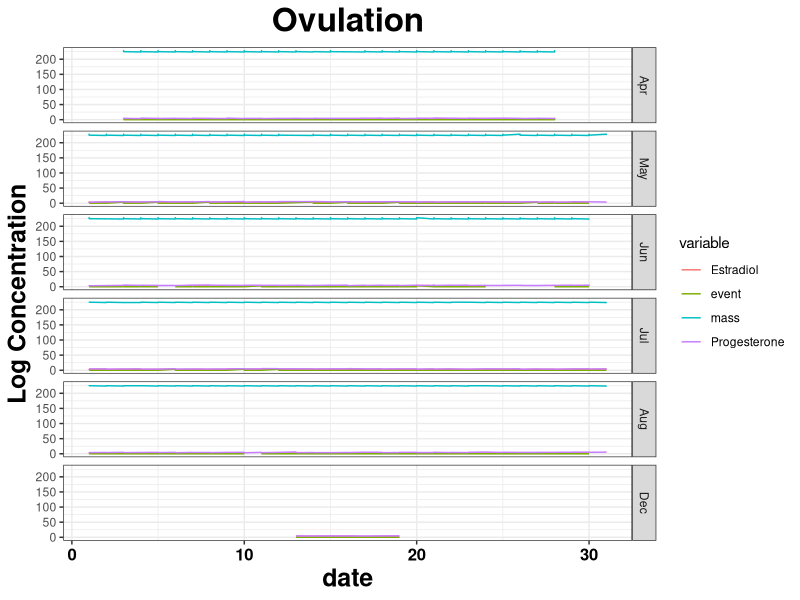
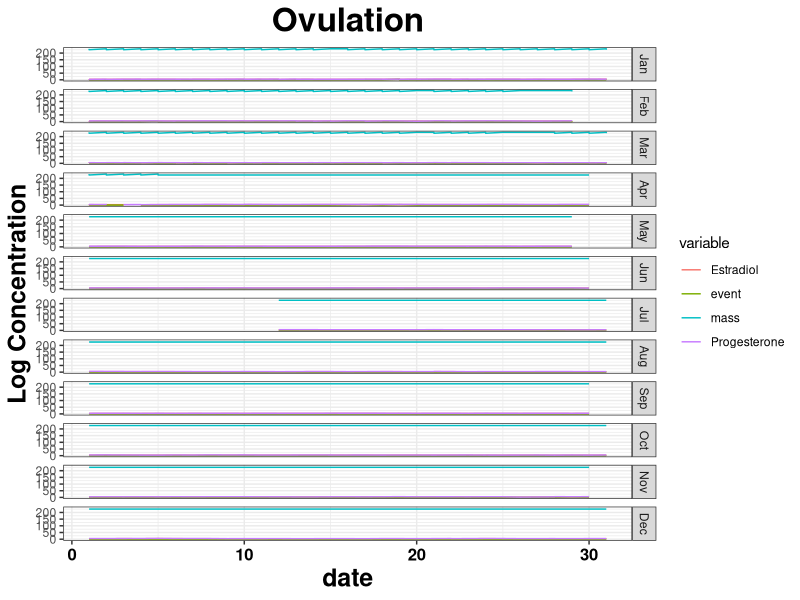

Write the R code that produced these figures, in order. (Note: this script raises an error after producing the figures.)
## Remove any existing dataset
## or analysis from your 
## workspace 
rm(list=ls())

#options(warn=-1)

### Load libraries
require(data.table)
require(lubridate)
require(ggplot2)

### Change your directory
#setwd("C:/Users/stuwe/OneDrive - University of Arizona/Desktop/MGRS stats results/Stat analysis from stat lab")
 


###  Read different squirrel file"
#Start multifemale approach
#readdata
squirrel <- fread("all_females_a.csv",data.table = F,)


#squirrel <- fread( "Physiology only stat files/mphys_ra.csv",
 #                 data.table = F)
#squirrel<- read.csv(file="mphys_ra.csv")
### manipulate date 
squirrel$date <- as.Date(squirrel$date,format = '%m/%d/%Y')
squirrel$year <- year(squirrel$date)
squirrel$months <- month(squirrel$date, label = T)
squirrel$day <- day(squirrel$date)
 
## Log Transformation
names(squirrel)[c(4,5)] <- c('Estradiol','Progesterone')
squirrel$Estradiol <- log(squirrel$Estradiol)
squirrel$Progesterone <- log(squirrel$Progesterone)

### Split year to year 
year2015 = squirrel[squirrel$year == 2015, -6]
year2016 = squirrel[squirrel$year == 2016, -6]
year2017 = squirrel[squirrel$year == 2017, -6]

################################################################################################
################################################################################################
################################################################################################
##
##
## Functions to analyze Data
##

##################################
## localMaxima : identifies peaks
##               in the data
##################################

localMaxima <- function(x) {
  # Use -Inf instead if x is numeric (non-integer)
  y <- diff(c(-.Machine$integer.max, x)) > 0L
  rle(y)$lengths
  y <- cumsum(rle(y)$lengths)
  y <- y[seq.int(1L, length(y), 2L)]
  if (x[[1]] == x[[2]]) {
    y <- y[-1]
  }
  y
}

##################################
## analyze_yearly_trends :
## - compares yearly estradiol
##   and progesterone values
## - plots peaks and events 
##################################

analyze_yearly_trends <- function(m1, lag=0, cutoff_Estradiol=500,
                                  cutoff_Progesterone=100, year='2015',
                                  up_pro=100,
                                  bot_pro=1,
                                  up_est=500,
                                  bot_est=15){
  ### Detect events 
  estra_max <- numeric(nrow(m1))
  estra_max[localMaxima(m1$Estradiol)] <- 1 
  estra_max[which(m1$Estradiol < log(cutoff_Estradiol))] <- 0
  
  proge_max <- numeric(nrow(m1))
  proge_max[localMaxima(m1$Progesterone)] <- 1
  proge_max[which(m1$Progesterone < log(cutoff_Progesterone))] <- 0
  
  event <- numeric(nrow(m1))
  
  for(i in 1:length(event)){
      if( estra_max[i]==1 & sum(proge_max[i:(i+lag)])>0 &
          day(m1$date[i+lag]) - day(m1$date[i]) <= lag){
        #event[i:(i+lag)] <- 1
        event[i] <- 1
      }
    }
    
  max_mat <- data.frame(estra_max, proge_max, event)
  
  ### Plot all events
  plot(m1$date, m1$Progesterone, type='l', ylim=c(4,9), lwd=2, col='green', 
       main=paste('Estradiol ~ Progesterone',year,sep=':'), xlab='Day',ylab='Log Concentration')
  lines(m1$date, m1$Estradiol, type='l', lwd=2, col='blue')
  event <- m1$Estradiol * max_mat$event
  event2 <- m1$Progesterone * max_mat$event
  
  points(m1$date, event, col='red', lwd=5)
  points(m1$date, event2, col='red',lwd=5)
  
  segments(x0 =m1$date , y0 = event2, x1 = m1$date, y1=event, lwd=2, lty=2, col='red' )
  legend('topright', c('Estradiol','Progesterone','Ovulation'),
         col=c('blue','green','red'), lwd=2, pch=c(1,1,1), cex=0.8)
  
  abline(h=log(up_est), lty=2, lwd=2)
  abline(h=log(bot_est), lty=2, lwd=2)
  
  abline(h=log(up_pro), lty=2, col='brown', lwd=2)
  abline(h=log(bot_pro), lty=2, col='brown', lwd=2)
  
  legend('topleft', c(paste('Estr', c(up_est,bot_est),sep='=')), lty=2, col='black', lwd=2)
  legend('bottomleft',c(paste('Proge', c(up_pro,bot_pro),sep='=')), lty=2, col='brown', lwd=2)
  
}

##################################
## analyze_monthly_trends :
## - compares monthly estradiol
##   and progesterone values
## - plots peaks and events 
##################################

analyze_monthly_trends <- function(m1, lag=0, cutoff_Estradiol=400, 
                                   cutoff_Progesterone=70){
  ### Detect events -a third line of code was added to detect progesterone for two days
  estra_max <- numeric(nrow(m1))
  estra_max[localMaxima(m1$Estradiol)] <- 1 
  estra_max[which(m1$Estradiol < log(cutoff_Estradiol))] <- 0
  
  proge_max <- numeric(nrow(m1))
  proge_max[localMaxima(m1$Progesterone)] <- 1
  proge_max[which(m1$Progesterone < log(cutoff_Progesterone))] <- 0
  
  event <- numeric(nrow(m1))
  #cat("starting vaule of event",event,"\n") debugging code
  df = data.frame(estra_max,
                  proge_max,
                  m1$date)
  for(i in 1:length(event)){
    date_search = min(i+lag, length(event))
    
    if( estra_max[i]==1 & sum(proge_max[i:(i+lag)])>0 &
        day(m1$date[date_search]) - day(m1$date[i]) <= lag){
      event[i] <- 1
      #event[i:(i+lag)] <- 1
      
    }
  }
  
  df$event <- event
  
  event <- m1$Estradiol * event
#  cat("event after multiplication",event,"\n") debugging code
  max_mat <- data.frame(estra_max, proge_max, event)
  
  
  ### Do monthly panel plots
  m1$event <- event
  #newM1 = melt(m1,id.vars = c('id','day','date','months','year'))
  newM1 <- tidyr::pivot_longer(data=m1,cols=-c('ID','day','date','months','year'),
                               names_to="variable",values_to ="value")
  p1 = ggplot(newM1, aes(x = day, value, col=variable)) + geom_line() + facet_grid(months~.) + 
    theme_bw() +    theme(
      plot.title = element_text(color="black", size=24, face="bold", hjust = 0.5),
      axis.title.x = element_text(color="black", size=18, face="bold"),
      axis.title.y = element_text(color="black", size=18, face="bold"),
      axis.text.x = element_text(color="black", size=12, face="bold")) +
    ggtitle('Ovulation') + xlab('date') + ylab('Log Concentration')
  
  ### Look at time between peaks
  time_between_peaks <- diff(which(event > 0 ))
#  cat("about to look at event...\n") debugging code
  if(sum(event>0,na.rm=TRUE) < 5){
    print('insufficient data to run KS Test')
  } else{
    print(summary_peaks(time_between_peaks))
    print(test_between_peaks_distribution(time_between_peaks))
    
    fit1 <- fitdistr(time_between_peaks, "exponential")

    # 
    # true_Exp <- rexp(10000, fit1$estimate)
    # 
    # plot(ecdf(time_between_peaks), xlim=range(c(time_between_peaks, true_Exp)), col="dodgerblue", main='KS Test Visualization', 
    #      ylab=paste("Wait-time b/w Events CDF"), xlab= "")
    # plot(ecdf(true_Exp), add=TRUE, lty="dashed", col="purple", ylab="", xlab="")
    # legend("right", legend=c("2016 observed", "Exponential Dist'n"), col=c("dodgerblue", "purple"), 
    #        lty="dashed", lwd=2 )
    # 
   # p2 <- recordPlot()
    
  }

  print(p1)  
  return(list(summary_peaks(time_between_peaks),
              time_between_peaks,
              df))
  
}

##################################
## summary_peaks :
## - provides tabular summary of 
##   peaks
##################################

summary_peaks <- function(time_between_peaks){
  numPeaks <- length(time_between_peaks)+1
  AvgLength<- mean(time_between_peaks)
  AvgStd <- sqrt(var(time_between_peaks))
  
  if(numPeaks < 5){
    Pvalue <- NA_real_
  } else{
    require(MASS)
    fit1 <- fitdistr(time_between_peaks, "exponential")
    KS.res <- ks.test(time_between_peaks, "pexp", fit1$estimate)
    Pvalue = KS.res$p.value
  }
  
  
  
  summary_stats <- data.frame(NumberOfOvulation = numPeaks,
                              Avg.Time_BW_Ovu = AvgLength,
                              Median.Time_BW_Ovu = median(time_between_peaks),
                              # Max_Time_Between_Peaks = max(time_between_peaks),
                              # Min_Time_Between_Peaks = min(time_between_peaks),
                              Std_Deviation = AvgStd,
                              Pvalue=Pvalue)
  
  return(round(summary_stats,2))
}

##################################
## test_between_peaks_distribution :
## - conducts KS test
##################################

test_between_peaks_distribution <- function(time_between_peaks){
  
  cat('\nTo determine the strength of the distribution of the data we run a KS test 
from fitting an exponential distribution to the observed data\n')
  require(MASS)
  fit1 <- fitdistr(time_between_peaks, "exponential")
  KS.res <- ks.test(time_between_peaks, "pexp", fit1$estimate)
  print(KS.res)
  
  if(KS.res$p.value > 0.05){
    cat(paste('The p-value > 0.05 suggests that the spontaneous ovulation events
are occuring at regular intervals following an exponential distribution 
with rate parameter =', round(fit1$estimate,2)))
  } else {
    cat('The p-value < 0.05 suggests that the spontaneous ovulation events are not 
occuring at regular intervals, and thus do not follow an exponential distribution 
of equal-peak intervals')
  }
  
  return(KS.res)
}

### Yearly summary
years_plot <- function(days_lag, cutoff_Estradiol, cutoff_Progesterone,
                       up_pro = 100,
                       bot_pro = 4,
                       up_est = 500,
                       bot_est = 10){
  
  par(mfrow=c(2,1), mar=c(5,5,5,5))
  analyze_yearly_trends(m1=year2015, lag = days_lag,
                        cutoff_Estradiol = cutoff_Estradiol,
                        cutoff_Progesterone = cutoff_Progesterone,
                        year='2015',
                        up_pro = up_pro,
                        bot_pro = bot_pro,
                        up_est = up_est,
                        bot_est = bot_est)
  
  analyze_yearly_trends(m1=year2016, lag = days_lag,
                        cutoff_Estradiol = cutoff_Estradiol,
                        cutoff_Progesterone = cutoff_Progesterone,
                        year='2016',
                        up_pro = up_pro,
                        bot_pro = bot_pro,
                        up_est = up_est,
                        bot_est = bot_est)
  
  analyze_yearly_trends(m1=year2017, lag = days_lag,
                        cutoff_Estradiol = cutoff_Estradiol,
                        cutoff_Progesterone = cutoff_Progesterone,
                        year='2017',
                        up_pro = up_pro,
                        bot_pro = bot_pro,
                        up_est = up_est,
                        bot_est = bot_est)
}

##
##
################################################################################################
################################################################################################


################################################################################################
################################################################################################
## 
## Analyze Results
## 


### Set custom parameters
cutoff_Estradiol = 30
cutoff_Progesterone = 15
days_lag = 0



## Analyze squirrel data using
## Monthly Panels + KS Test
#jpeg('C:/Users/stuwe/Desktop/Stat analysis from stat lab/monthy_ovulation2015.jpeg')
time_between_peaks2015 <- analyze_monthly_trends(m1 = year2015, lag = days_lag, 
                                                 cutoff_Estradiol = cutoff_Estradiol, 
                                                 cutoff_Progesterone = cutoff_Progesterone)
#dev.off()

#jpeg('C:/Users/stuwe/Desktop/Stat analysis from stat lab/monthy_ovulation2016.jpeg')
time_between_peaks2016 <- analyze_monthly_trends(m1= year2016, lag=days_lag, 
                                                 cutoff_Estradiol = cutoff_Estradiol, 
                                                 cutoff_Progesterone = cutoff_Progesterone)

time_between_peaks2017 <- analyze_monthly_trends(m1=year2017, lag=days_lag, 
                                                 cutoff_Estradiol = cutoff_Estradiol, 
                                                 cutoff_Progesterone = cutoff_Progesterone)
#dev.off()

peakSummary = data.frame(rbind(time_between_peaks2015[[1]], 
      time_between_peaks2016[[1]]), row.names = c('2015','2016'))
print(peakSummary)
write.csv(peakSummary, file ='polyestry stats/ovulation_summary.csv')

## Analyze squirrel data using
## Yearly analysis

#jpeg('stat results file/output/yearly_comparison.jpeg',width = 900, height = 1200)
years_plot(days_lag = days_lag , 
           cutoff_Estradiol = cutoff_Estradiol, 
           cutoff_Progesterone = cutoff_Progesterone,
           up_pro = 100,
           bot_pro = 4,
           up_est = 500,
           bot_est = 100)
dev.off()


#Start multifemale approach
#readdata

#loop over each female
female_ID <- unique(squirrel$ID)
for (one_ID in female_ID) { 
  #do all the stuff here
  cat("analyzing female",one_ID,"\n")

  #subsetdata for this female
  one_female <- squirrel[squirrel$ID == one_ID,-6]
  #subset 2015 and 2016 data
  year_2015 <- one_female[one_female$year == 2015,]
  year_2016 <- one_female[one_female$year == 2016,]
  year_2016 <- one_female[one_female$year == 2017,]
  #analyze yearly trends
  time_between_peaks2015 <- analyze_monthly_trends(m1 = year_2015, lag = days_lag, 
                                                   cutoff_Estradiol = cutoff_Estradiol, 
                                                   cutoff_Progesterone = cutoff_Progesterone)
   
  
   
  time_between_peaks2016 <- analyze_monthly_trends(m1=year_2016, lag=days_lag, 
                                                   cutoff_Estradiol = cutoff_Estradiol, 
                                                   cutoff_Progesterone = cutoff_Progesterone)
  
  time_between_peaks2017 <- analyze_monthly_trends(m1=year_2017, lag=days_lag, 
                                                   cutoff_Estradiol = cutoff_Estradiol, 
                                                   cutoff_Progesterone = cutoff_Progesterone)
  
  
  peakSummary = data.frame(rbind(time_between_peaks2015[[1]], 
                                 time_between_peaks2016[[1]]), row.names = c('2015','2016'))
  print(peakSummary)
  
  #save output files
  ovulation_file<-paste0("stat results file/output/ovulation_summary_",one_ID,".csv")
  write.csv(peakSummary, file= ovulation_file)
  
  ## Analyze squirrel data using
  ## Yearly analysis
  comparison_file <- paste0("stat results file/output/yearly_comparison_",one_ID,".jpeg")
  jpeg(comparison_file ,width = 900, height= 1200)
  years_plot(days_lag = days_lag , 
             cutoff_Estradiol = cutoff_Estradiol, 
             cutoff_Progesterone = cutoff_Progesterone,
             up_pro = 100,
             bot_pro = 4,
             up_est = 500,
             bot_est = 15)
  dev.off()
}

